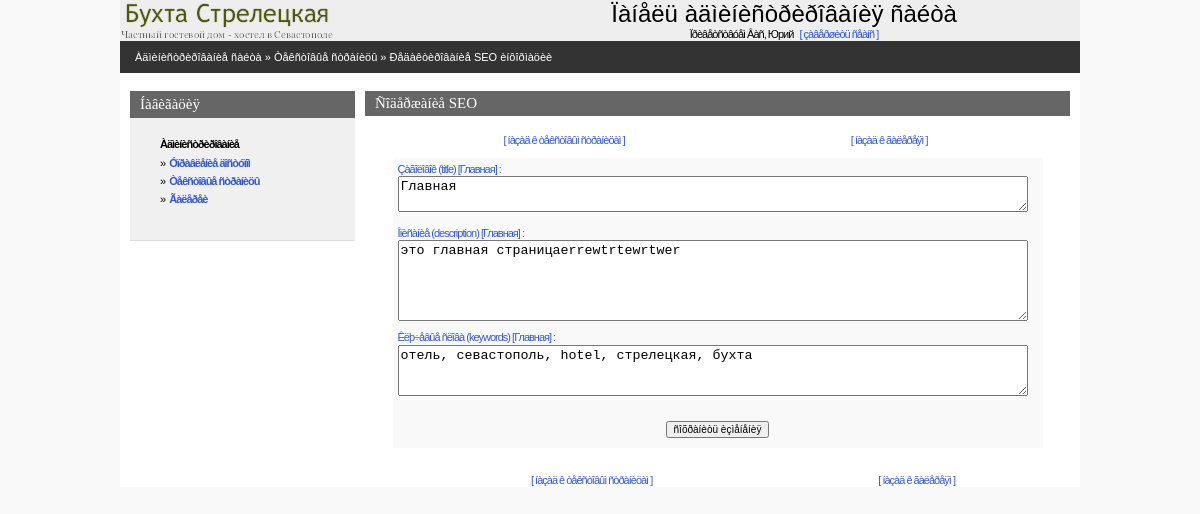
Screenshot of /admin/editseo.php?static_code=1&static_title=Главная&pagetype=page (signed in) with the database file from the repository.
### tables this page shows
CREATE TABLE IF NOT EXISTS `hotel_static` (
  `static_code` int(11) NOT NULL AUTO_INCREMENT,
  `static_title` varchar(200) NOT NULL DEFAULT '',
  `static_abstract` text NOT NULL COMMENT 'Краткий текст страницы',
  `static_text` text NOT NULL COMMENT 'Полный текст страницы',
  `static_seo_title` text,
  `static_seo_desc` text,
  `static_seo_key` text,
  `static_type` varchar(11) NOT NULL DEFAULT 'page' COMMENT 'Определает тип страницы (обычная страница или галерея)',
  PRIMARY KEY (`static_code`)
);

### admin/inc/connect.php (called while the page is built, shortened)
<?php
    $PHP_SELF=$_SERVER['PHP_SELF'];
?>

### admin/inc/const.php (called while the page is built, shortened)
<?php
    $PREFFIX="hotel";
?>

### admin/editseo.php (the view, shortened to what this page needs)
<?php
    include("inc/settings.php");
    include ("inc/head.php");
?>
<BODY>
<center>
<div class=mainbody>
<? include("inc/top.php");?>
<table Border=0 CellSpacing=0 CellPadding=0 width=100%>
  <tr><td  class=pageline>
	<?
		if (strcmp($pagetype, "page") == 0)
		{
			echo "<div class=wmiddletext><a href='main.php'>Àäìèíèñòðèðîâàíèå ñàéòà</a> &#187; <a href='statlist.php'>Òåêñòîâûå ñòðàíèöû</a> &#187; Ðåäàêòèðîâàíèå SEO èíôîðìàöèè</a></div>";
		}
		else
		{
			echo "<div class=wmiddletext><a href='main.php'>Àäìèíèñòðèðîâàíèå ñàéòà</a> &#187; <a href='albumlist.php'>Ãàëåðåè</a> &#187; Ðåäàêòèðîâàíèå SEO èíôîðìàöèè</a></div>";
		}
	?>
  </td>
   <td width=200 class=pageline> <div class=wmiddletext>
  </td>
  </tr>
</table>
<?php
  $mainquery="SELECT static_code, static_seo_title, static_seo_desc, static_seo_key, static_title
              FROM  {$PREFFIX}_static
              WHERE static_code=$static_code";
  $mainres=mysql_query($mainquery) or die(mysql_error());
  list($static_code,$static_seo_title, $static_seo_desc, $static_seo_key, $static_title)=mysql_fetch_array($mainres);
?>
<table Border=0 CellSpacing=0 CellPadding=0 class=mainbody>
 <tr valign=top>
  <td width=10></td>
  <? include("inc/leftmenu.php"); ?>
  <td width=10></td>
  <td>
<table class=grayhead Border=0 CellSpacing=0 CellPadding=0>
 <tr class=normaltext>
  <td ><div ><h4> Ñîäåðæàíèå SEO </h4></div></td>
 </tr>
</table>
<br>
<table Border=0 CellSpacing=0 CellPadding=0 width=650>
     <tr><td class=lmenutext align=center><a href="statlist.php">[ íàçàä ê òåêñòîâûì ñòðàíèöàì ]</a> <br>
	 <td class=lmenutext align=center><a href="albumlist.php">[ íàçàä ê ãàëåðåÿì ]</a>
</table>
<center>
     <form name=data action=<?=$PHP_SELF;?> method=POST>
<table Border=0 CellSpacing=0 CellPadding=0 width=650>
 <tr><td height=10></td></tr>
 <tr>
  <td bgcolor=#f9f9f9 style='padding:5px'>
  <table Border=0 CellSpacing=0 CellPadding=0>
   <tr><td class=lmenutext colspan=5><a>Çàãîëîâîê (title) [<?=$static_title;?>] :</a><br>
       <textarea name='static_seo_title' style="width:630px;" rows=2><?=$static_seo_title;?></textarea><p>
     </td></tr>
     <tr><td height=5></td></tr>
     <tr><td class=lmenutext colspan=5><a>Îïèñàíèå  (description) [<?=$static_title;?>] :</a><br>
       <textarea name='static_seo_desc' style="width:630px;" rows=5><?=$static_seo_desc;?></textarea><p>
     </td></tr>
     <tr><td class=lmenutext colspan=5><a>Êëþ÷åâûå ñëîâà (keywords) [<?=$static_title;?>] :</a><br>
       <textarea name='static_seo_key' style="width:630px;" rows=3><?=$static_seo_key;?></textarea><p>
     </td></tr>
  </table>
  </td>
 </tr>
 <tr><td height=10 bgcolor=#f9f9f9 height=0></td></tr>
 <tr><td bgcolor=#f9f9f9 ><center><input type=submit class=smalltext value='ñîõðàíèòü èçìåíåíèÿ' )></td></tr>
 <tr><td height=10 bgcolor=#f9f9f9 height=0></td></tr>
 <tr><td height=10 height=0></td></tr>
</table>
 </form>
<table Border=0 CellSpacing=0 CellPadding=0 width=650>
    <td class=lmenutext align=center><a href="statlist.php">[ íàçàä ê òåêñòîâûì ñòðàíèöàì ]</a> <br>
	<td class=lmenutext align=center><a href="albumlist.php">[ íàçàä ê ãàëåðåÿì ]</a>
</table>
</center>
  </td>
    <td width=10></td>
</tr>
</table>
</div>
</center>
</BODY>
</HTML>

### admin/css/styles.css (style rules this page uses)
body { padding:0px; margin:0px; background-color:#f9f9f9; }
a { text-decoration : none; color: #3059D6; }
.mainbody { width:960px; background-color:#ffffff; }
.pageline { height:32px; background-color:#333333; padding-left:15px; }
.grayhead { width:100%; height:25px; padding-left:10px; padding-right:10px; background-color:#666666; }
.lmenutext { text-decoration:none; letter-spacing: -1px; line-height:10pt; margin-left:10px; margin-right:10px; margin-top:3px; margin-bottom:3px; font-size:11px; font-family: Verdana,Arial,Helvetica,Sans-serif,Tahoma,Pragmatica; }
H4 { text-decoration:none; font-weight:normal; color:#ffffff; padding:0; margin:0; font-family: Verdana; font-size : 15px; }
.normaltext { text-decoration:none; color:#000066; font-family:Verdana, Tahoma, Arial, Helvetica, Sans-serif, Pragmatica; font-size:12px; }
.smalltext { text-decoration:none; color:#000000; font-family:Verdana, Tahoma, Arial, Helvetica, Sans-serif, Pragmatica; font-size:10px; }
.wmiddletext { text-decoration:none; color:#ffffff; font-family:Verdana, Tahoma, Arial, Helvetica, Sans-serif, Pragmatica; font-size:11px; }
.wmiddletext a { text-decoration:none; color:#ffffff; }

### rows the page displays
hotel_static: static_title "Главная", static_seo_title "Главная", static_seo_desc "это главная страницаerrewtrtewrtwer", static_seo_key "отель, севастополь, hotel, стрелецкая, бухта"

### other values shown
$REGUSER["name"] "Юрий"
